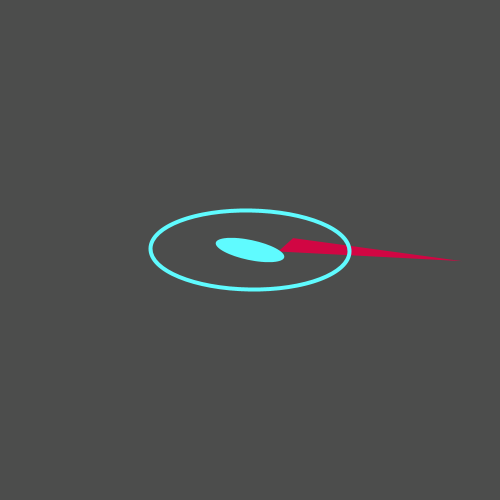
Frame 1 (no input)
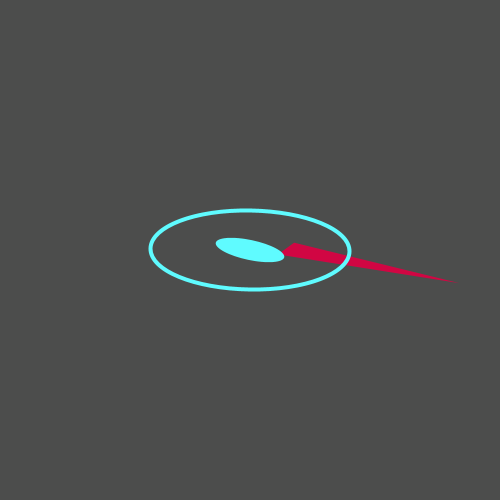
Frame 60 (the mouse pressed at the canvas centre just before this capture)
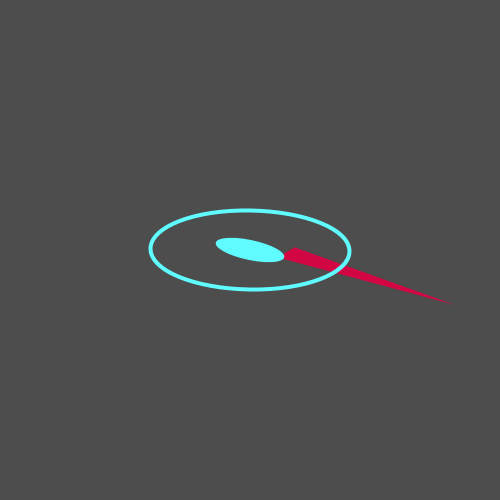
Frame 120 (the mouse held since frame 60 and released just before this capture)

The Processing sketch that drew these frames (run headless with seeded random() and noise(); from frame 60 on, the mouse is pressed at the canvas centre):

// Processing sketch: processing_143812
// ── processing_143812.pde

void setup()
 {
size(500, 500);
}
  
void draw()
{
background(#4C4D4C);
 
translate(width/2, height/2);

pushMatrix();
noStroke();
fill(#D10643);
rotate (radians (6*second()-90));
triangle(150, 150, 20, 20, 40, 20);
popMatrix();
 
pushMatrix();
noStroke();
fill(#5FFBFF);
rotate (radians (6*minute()-90));

ellipse(0, 0,20,70);
popMatrix();
 
pushMatrix();
noFill();
stroke(#5FFBFF);
rotate (radians (30*(hour()+minute()/60.0)-90));
strokeWeight(4);
ellipse(0, 0,200,80);
popMatrix();
 
}
